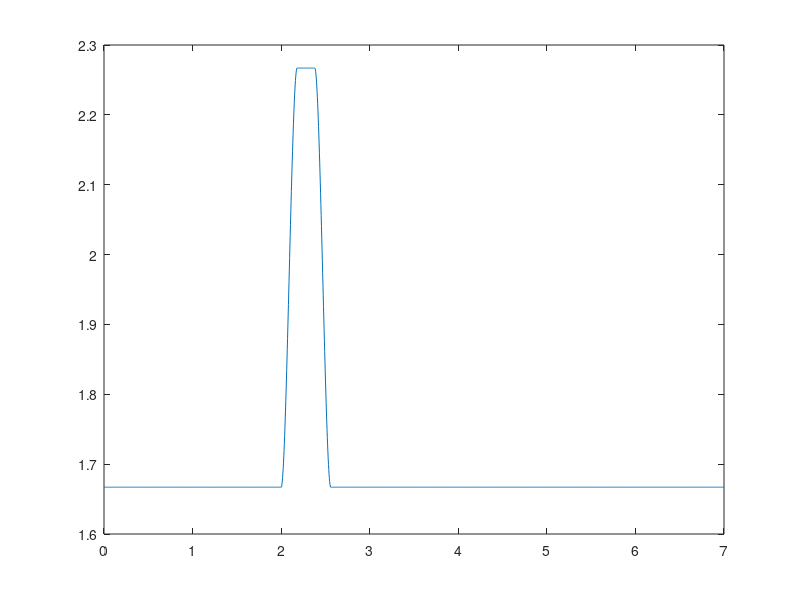

This chart was generated by the following MATLAB code: (Note: this script raises an error after producing the figure.)
%% to create the following velocity profile using parameters we input in CAREN
%first version I made in July 5th 2019
% TODOs: create a proper function 
% add left/right and make it more generalized.
% check nargin == 6 as we need 6 points to recreate the profile.

%% function [v] = createDFLOWVelocity(offset,Acc,Time, w1,t,tP,tA,freq,ploting)

% States & Variables:

%              |  Time  |
%     -        ..........
%             .          .
%   offset   .            . 
%           .              .
% ..........                ...........
% | 0  | 1 | 2 |   3    | 4 |   0       These are the different states per DoF / Belt


% Slope is determined by Acc

offset = .6;
Acc = 0.3;
Time = .2;
w1 = 1.667;
t = 7; %t = tP+tA;
tP = 2; %time before pertubr
tA = 5;%time afer pertubr
interval = 0.0033;%freq = 300;

p1=[w1,0]; %the points 6 of them to create DFLOW velocity 
p2=[w1,2]; %the points 6 of them to create DFLOW velocity 
p3=[w1+offset,Acc/w1]; %the points 6 of them to create DFLOW velocity 
p4=[w1+offset,Acc/w1+Time]; %the points 6 of them to create DFLOW velocity 
p5=[w1,2*Acc/w1+Time]; %the points 6 of them to create DFLOW velocity 
p6=[w1,7]; %the points 6 of them to create DFLOW velocity 

y =[w1;w1;w1+offset;w1+offset;w1;w1];
x =[0;2;2+Acc/w1;2+Acc/w1+Time;2+2*Acc/w1+Time;7];
time = 0:interval:t;
plot(x,y,'o',time,[pchip(x,y,time)])
legend('data','pchip','Location', 'Best')
%     legend('data','pchip','spline', 'Location', 'Best')

v = pchip(x,y,time);
plot(time,v)
[Xa,Ya] = alignsignals(y,v)
% plot(x,y,'o',time,[pchip(x,y,time); spline(x,y,time)])
% 
% a=Data(:,RbeltSpeed)
% plot(a)
% find max and min
% % findpeaks(a,'MinPeakProminence',40)
% 
% %  findpeaks(a,'MinPeakHeight',0.1,'MinPeakDistance',20)
% [maxtab, mintab]=peakdet_TL(a, delta, time)
% delta = 30;
% peakdet(a,delta,time)
% peakdet_TL(a, delta, time)
% plot(time,a)
